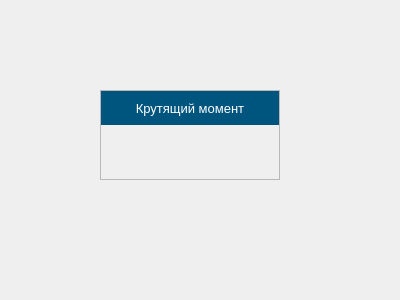
<?xml version="1.0" encoding="UTF-8"?>
<ui version="4.0">
 <class>Form</class>
 <widget class="QWidget" name="Form">
  <property name="geometry">
   <rect>
    <x>0</x>
    <y>0</y>
    <width>400</width>
    <height>300</height>
   </rect>
  </property>
  <property name="windowTitle">
   <string>Form</string>
  </property>
  <widget class="QFrame" name="frame_3">
   <property name="geometry">
    <rect>
     <x>100</x>
     <y>90</y>
     <width>180</width>
     <height>90</height>
    </rect>
   </property>
   <property name="sizePolicy">
    <sizepolicy hsizetype="Minimum" vsizetype="Preferred">
     <horstretch>0</horstretch>
     <verstretch>0</verstretch>
    </sizepolicy>
   </property>
   <property name="minimumSize">
    <size>
     <width>180</width>
     <height>0</height>
    </size>
   </property>
   <property name="frameShape">
    <enum>QFrame::StyledPanel</enum>
   </property>
   <property name="frameShadow">
    <enum>QFrame::Plain</enum>
   </property>
   <layout class="QVBoxLayout" name="verticalLayout_9" stretch="10,16">
    <property name="spacing">
     <number>0</number>
    </property>
    <property name="leftMargin">
     <number>0</number>
    </property>
    <property name="topMargin">
     <number>0</number>
    </property>
    <property name="rightMargin">
     <number>0</number>
    </property>
    <property name="bottomMargin">
     <number>0</number>
    </property>
    <item>
     <widget class="QLabel" name="label_3">
      <property name="minimumSize">
       <size>
        <width>0</width>
        <height>28</height>
       </size>
      </property>
      <property name="font">
       <font>
        <family>Segoe UI</family>
        <pointsize>10</pointsize>
        <bold>false</bold>
       </font>
      </property>
      <property name="styleSheet">
       <string notr="true">background-color: rgb(0, 85, 127);
color: rgb(255, 255, 255);</string>
      </property>
      <property name="text">
       <string>Крутящий момент</string>
      </property>
      <property name="alignment">
       <set>Qt::AlignCenter</set>
      </property>
     </widget>
    </item>
    <item>
     <widget class="QLabel" name="leTension">
      <property name="minimumSize">
       <size>
        <width>150</width>
        <height>36</height>
       </size>
      </property>
      <property name="font">
       <font>
        <family>Inconsolata LGC Nerd Font</family>
        <pointsize>12</pointsize>
        <bold>false</bold>
       </font>
      </property>
      <property name="styleSheet">
       <string notr="true">color: rgb(0, 85, 127);</string>
      </property>
      <property name="text">
       <string/>
      </property>
      <property name="alignment">
       <set>Qt::AlignCenter</set>
      </property>
     </widget>
    </item>
   </layout>
  </widget>
 </widget>
 <resources/>
 <connections/>
</ui>
